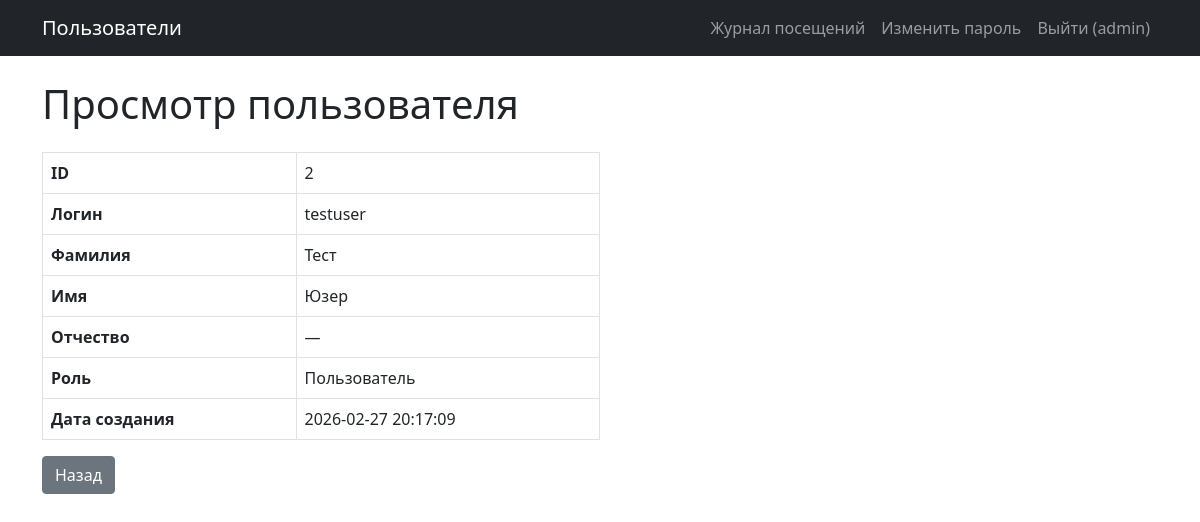
The app's page /users/2 (signed in) with its own data.
### tables this page shows
CREATE TABLE users (
    id INTEGER PRIMARY KEY AUTOINCREMENT,
    login VARCHAR(100) NOT NULL UNIQUE,
    password_hash VARCHAR(256) NOT NULL,
    last_name VARCHAR(100),
    first_name VARCHAR(100) NOT NULL,
    middle_name VARCHAR(100),
    role_id INTEGER,
    created_at TIMESTAMP DEFAULT CURRENT_TIMESTAMP,
    FOREIGN KEY (role_id) REFERENCES roles(id)
);

CREATE TABLE roles (
    id INTEGER PRIMARY KEY AUTOINCREMENT,
    name VARCHAR(100) NOT NULL,
    description TEXT
);

### app.py (the view)
@app.route('/users/<int:user_id>')
@check_rights('view_user')
def user_view(user_id):
    db = get_db()
    user = db.execute('''
        SELECT u.*, r.name as role_name
        FROM users u
        LEFT JOIN roles r ON u.role_id = r.id
        WHERE u.id = ?
    ''', (user_id,)).fetchone()
    if user is None:
        flash('Пользователь не найден.', 'danger')
        return redirect(url_for('users_index'))
    return render_template('users/view.html',
                           title='Просмотр пользователя', user=user)

### app.py (called while the page is built)
def get_user_role_name(user): #Получаем название роли пользователя из бд по role_id
    if not user or not user.is_authenticated or not user.role_id:
        return None
    db = get_db()
    row = db.execute('SELECT name FROM roles WHERE id = ?',
                     (user.role_id,)).fetchone()
    return row['name'] if row else None

def has_permission(user, permission, target_user_id=None): #Проверка есть ли право
    role_name = get_user_role_name(user)
    if role_name is None:
        return False
    perms = ROLE_PERMISSIONS.get(role_name, [])
    if permission in perms:
        return True
    if permission == 'edit_user' and 'edit_own_user' in perms:
        return target_user_id is not None and str(target_user_id) == str(user.id)
    if permission == 'view_user' and 'view_own_user' in perms:
        return target_user_id is not None and str(target_user_id) == str(user.id)
    return False

def check_rights(permission):# декоратор, который перед вызовом view-функции проверяет права через has_permission
    def decorator(f):
        @wraps(f)
        def decorated_function(*args, **kwargs):
            if not current_user.is_authenticated:
                flash('У вас недостаточно прав для доступа к данной странице.', 'danger')
                return redirect(url_for('users_index'))
            target_user_id = kwargs.get('user_id')
            if not has_permission(current_user, permission, target_user_id):
                flash('У вас недостаточно прав для доступа к данной странице.', 'danger')
                return redirect(url_for('users_index'))
            return f(*args, **kwargs)
        return decorated_function
    return decorator

@login_manager.user_loader
def load_user(user_id):
    db = get_db()
    row = db.execute('SELECT * FROM users WHERE id = ?', (user_id,)).fetchone()
    if row is None:
        return None
    return User(row['id'], row['login'], row['password_hash'],
                row['first_name'], row['last_name'],
                row['middle_name'], row['role_id'])

@app.before_request
def log_visit():
    if request.path.startswith('/static'):
        return
    if request.path.startswith('/visits'):
        return
    try:
        db = get_db()
        user_id = current_user.id if current_user.is_authenticated else None
        db.execute(
            'INSERT INTO visit_logs (path, user_id) VALUES (?, ?)',
            (request.path, user_id)
        )
        db.commit()
    except Exception:
        pass

### templates/users/view.html
{% extends 'base.html' %}
{% block content %}
<h1 class="mb-4">Просмотр пользователя</h1>
<table class="table table-bordered w-50">
    <tr><th>ID</th><td>{{ user['id'] }}</td></tr>
    <tr><th>Логин</th><td>{{ user['login'] }}</td></tr>
    <tr><th>Фамилия</th><td>{{ user['last_name'] or '—' }}</td></tr>
    <tr><th>Имя</th><td>{{ user['first_name'] }}</td></tr>
    <tr><th>Отчество</th><td>{{ user['middle_name'] or '—' }}</td></tr>
    <tr><th>Роль</th><td>{{ user['role_name'] or '—' }}</td></tr>
    <tr><th>Дата создания</th><td>{{ user['created_at'] }}</td></tr>
</table>
<a href="{{ url_for('users_index') }}" class="btn btn-secondary">Назад</a>
{% endblock %}

### templates/base.html (shortened to what this page needs)
<!DOCTYPE html>
<html lang="ru">
<head>
    <link rel="stylesheet"
          href="https://cdn.jsdelivr.net/npm/bootstrap@5.1.3/dist/css/bootstrap.min.css">
</head>
<body>
<nav class="navbar navbar-expand-lg navbar-dark bg-dark mb-4">
    <div class="container">
        <a class="navbar-brand" href="{{ url_for('users_index') }}">Пользователи</a>
        <div class="navbar-nav ms-auto">
            {% if current_user.is_authenticated %}
                <a class="nav-link" href="{{ url_for('visits.index') }}">Журнал посещений</a>
                <a class="nav-link" href="{{ url_for('change_password') }}">Изменить пароль</a>
                <a class="nav-link" href="{{ url_for('logout') }}">Выйти ({{ current_user.login }})</a>
            {% else %}
                <a class="nav-link" href="{{ url_for('login') }}">Войти</a>
            {% endif %}
        </div>
    </div>
</nav>
<div class="container">
    {% block content %}{% endblock %}
</div>
</body>
</html>

### records on screen
users: login "admin"
users: id "2", login "testuser", last_name "Тест", first_name "Юзер", created_at "2026-02-27 20:17:09"
roles: name "Пользователь"

### other values on screen
{{ user['middle_name'] or '—' }} "—"
